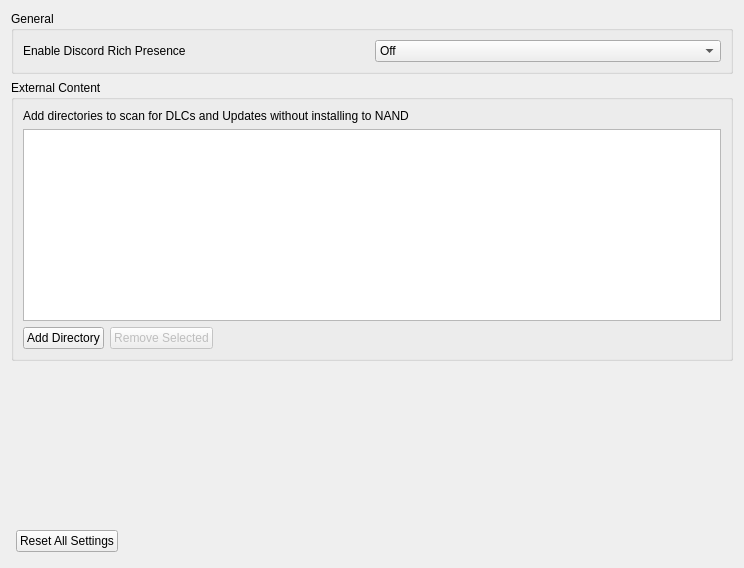
<?xml version="1.0" encoding="UTF-8"?>
<ui version="4.0">
 <class>ConfigureGeneral</class>
 <widget class="QWidget" name="ConfigureGeneral">
  <property name="geometry">
   <rect>
    <x>0</x>
    <y>0</y>
    <width>744</width>
    <height>568</height>
   </rect>
  </property>
  <property name="windowTitle">
   <string>Form</string>
  </property>
  <property name="accessibleName">
   <string>General</string>
  </property>
  <layout class="QHBoxLayout" name="HorizontalLayout">
   <item>
    <layout class="QVBoxLayout" name="VerticalLayout">
     <item>
      <widget class="QGroupBox" name="GeneralGroupBox">
       <property name="title">
        <string>General</string>
       </property>
       <layout class="QHBoxLayout" name="GeneralHorizontalLayout">
        <item>
         <widget class="QWidget" name="general_widget" native="true">
          <layout class="QVBoxLayout" name="GeneralVerticalLayout">
           <property name="leftMargin">
            <number>0</number>
           </property>
           <property name="topMargin">
            <number>0</number>
           </property>
           <property name="rightMargin">
            <number>0</number>
           </property>
           <property name="bottomMargin">
            <number>0</number>
           </property>
           <item>
            <widget class="QWidget" name="discord_widget" native="true">
             <layout class="QHBoxLayout" name="discord_layout">
              <property name="leftMargin">
               <number>0</number>
              </property>
              <property name="topMargin">
               <number>0</number>
              </property>
              <property name="rightMargin">
               <number>0</number>
              </property>
              <property name="bottomMargin">
               <number>0</number>
              </property>
              <item>
               <widget class="QLabel" name="discord_label">
                <property name="text">
                 <string>Enable Discord Rich Presence</string>
                </property>
               </widget>
              </item>
              <item>
               <widget class="QComboBox" name="discord_combobox">
                <property name="toolTip">
                 <string>Off disables Rich Presence entirely. Only In-Game shows your status only while a game is running. On also shows Idle while the emulator is open without a game.</string>
                </property>
                <item>
                 <property name="text">
                  <string>Off</string>
                 </property>
                </item>
                <item>
                 <property name="text">
                  <string>Only In-Game</string>
                 </property>
                </item>
                <item>
                 <property name="text">
                  <string>On</string>
                 </property>
                </item>
               </widget>
              </item>
             </layout>
            </widget>
           </item>
          </layout>
         </widget>
        </item>
       </layout>
      </widget>
     </item>
     <item>
      <widget class="QGroupBox" name="groupBox_external">
       <property name="title">
        <string>External Content</string>
       </property>
       <layout class="QVBoxLayout" name="verticalLayout_external">
        <item>
         <widget class="QLabel" name="label_external_desc">
          <property name="text">
           <string>Add directories to scan for DLCs and Updates without installing to NAND</string>
          </property>
          <property name="wordWrap">
           <bool>true</bool>
          </property>
         </widget>
        </item>
        <item>
         <widget class="QListWidget" name="external_content_list">
          <property name="selectionMode">
           <enum>QAbstractItemView::SingleSelection</enum>
          </property>
         </widget>
        </item>
        <item>
         <layout class="QHBoxLayout" name="horizontalLayout_external_buttons">
          <item>
           <widget class="QPushButton" name="add_external_dir_button">
            <property name="text">
             <string>Add Directory</string>
            </property>
           </widget>
          </item>
          <item>
           <widget class="QPushButton" name="remove_external_dir_button">
            <property name="text">
             <string>Remove Selected</string>
            </property>
            <property name="enabled">
             <bool>false</bool>
            </property>
           </widget>
          </item>
          <item>
           <spacer name="horizontalSpacer_external">
            <property name="orientation">
             <enum>Qt::Horizontal</enum>
            </property>
            <property name="sizeHint" stdset="0">
             <size>
              <width>40</width>
              <height>20</height>
             </size>
            </property>
           </spacer>
          </item>
         </layout>
        </item>
       </layout>
      </widget>
     </item>
     <item>
      <spacer name="verticalSpacer">
       <property name="orientation">
        <enum>Qt::Vertical</enum>
       </property>
       <property name="sizeHint" stdset="0">
        <size>
         <width>20</width>
         <height>40</height>
        </size>
       </property>
      </spacer>
     </item>
     <item>
      <layout class="QHBoxLayout" name="layout_reset">
       <property name="spacing">
        <number>6</number>
       </property>
       <property name="leftMargin">
        <number>5</number>
       </property>
       <property name="topMargin">
        <number>5</number>
       </property>
       <property name="rightMargin">
        <number>5</number>
       </property>
       <property name="bottomMargin">
        <number>5</number>
       </property>
       <item>
        <widget class="QPushButton" name="button_reset_defaults">
         <property name="text">
          <string>Reset All Settings</string>
         </property>
        </widget>
       </item>
       <item>
        <spacer name="spacer_reset">
         <property name="orientation">
          <enum>Qt::Horizontal</enum>
         </property>
         <property name="sizeHint" stdset="0">
          <size>
           <width>40</width>
           <height>20</height>
          </size>
         </property>
        </spacer>
       </item>
      </layout>
     </item>
    </layout>
   </item>
  </layout>
 </widget>
 <resources/>
 <connections/>
</ui>
